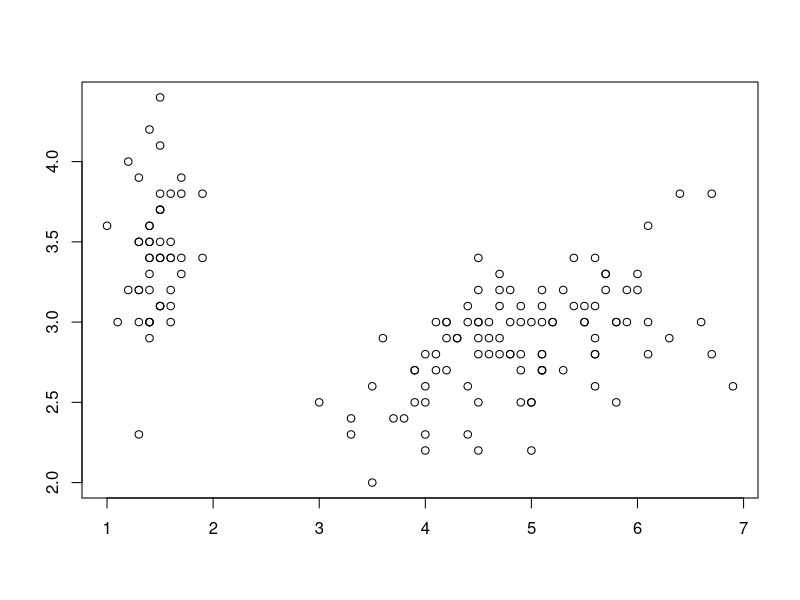
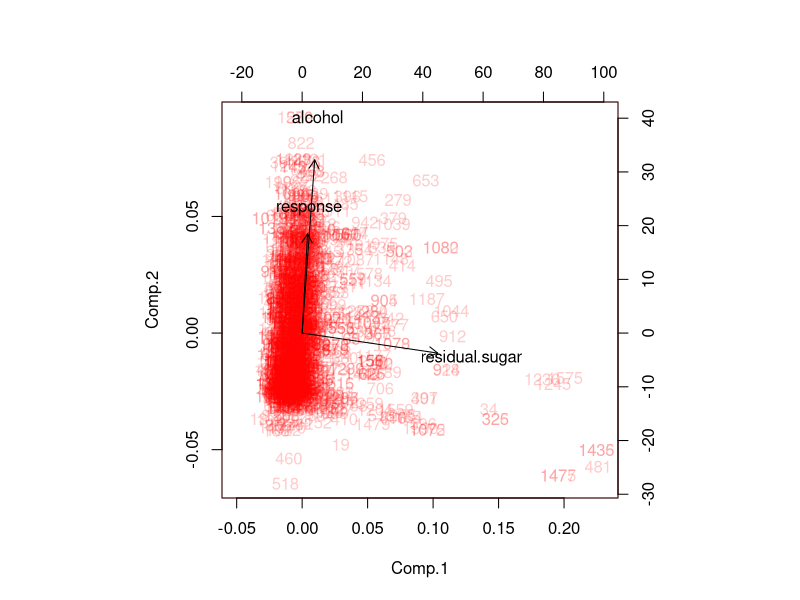
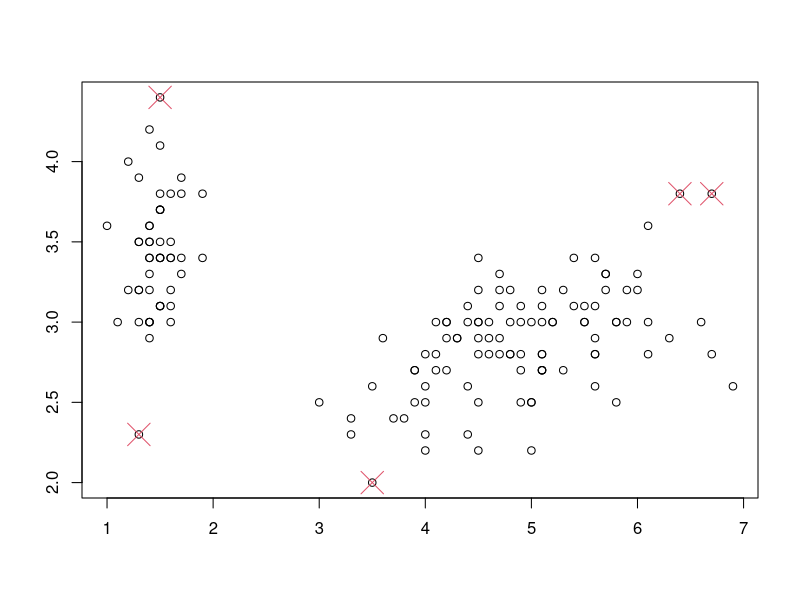
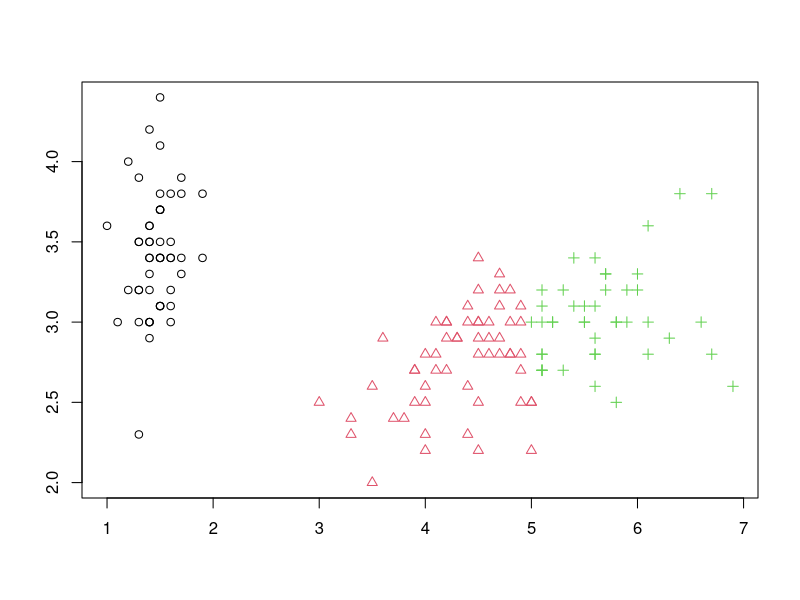
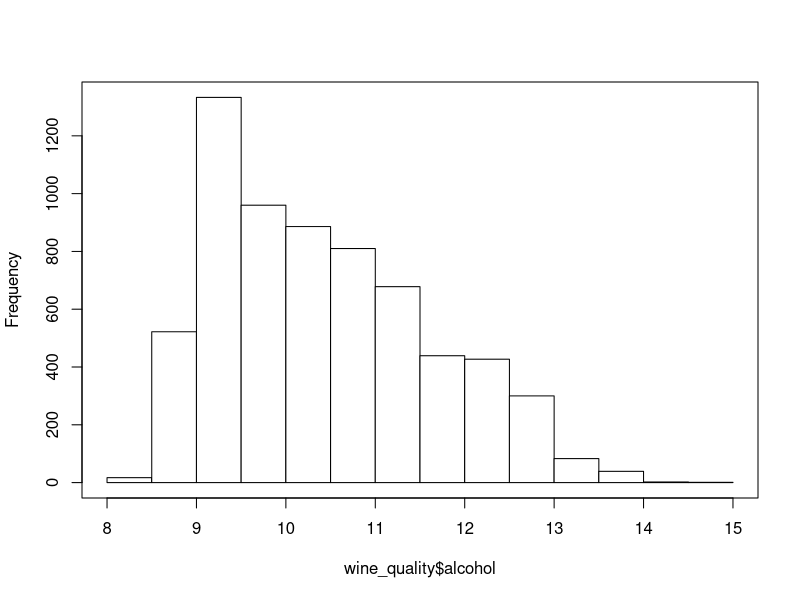
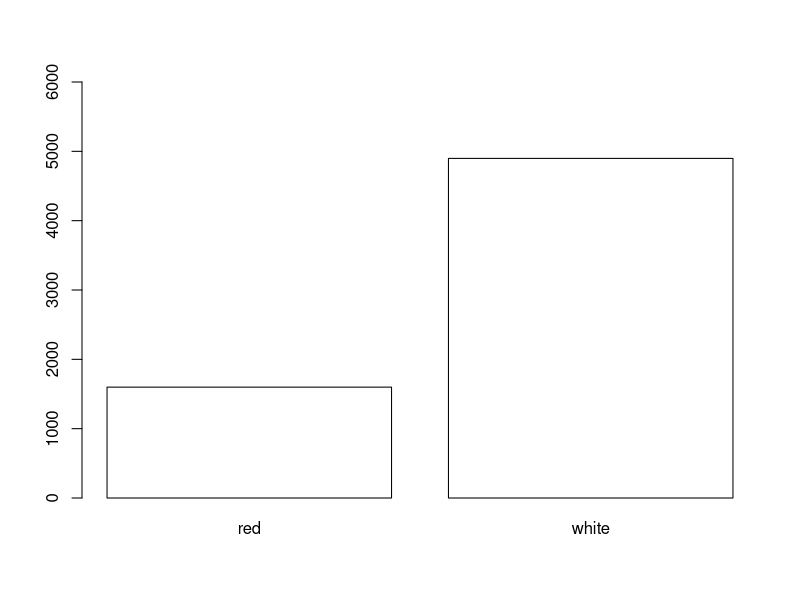
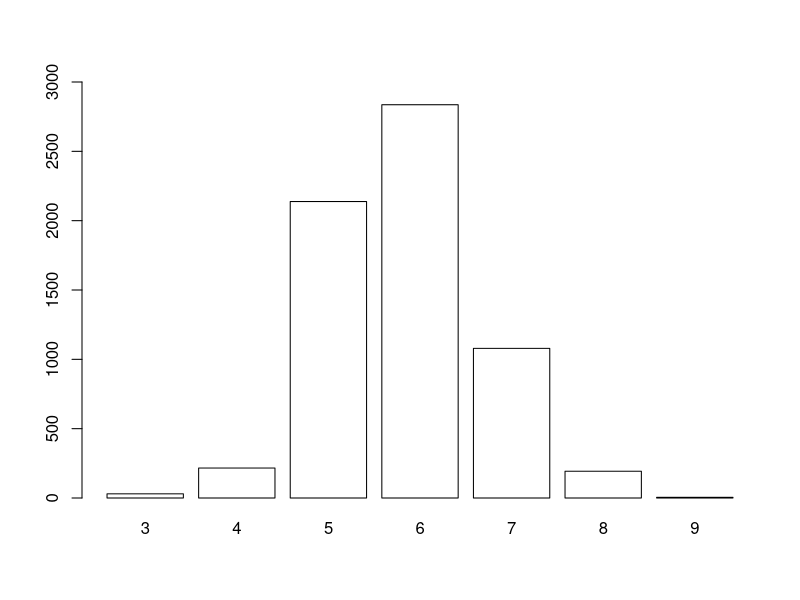

Recreate these plots in R, in order.
## ---- chunk 1
X <- iris[1:6, 1:4] # first 6 rows and 4 columns
X         # or: print(X)
dim(X)    # gives n and p
dim(iris) # for the full dataset
## ---- chunk 2
X[3, 2] # 3rd row, 2nd column
## ---- chunk 3
X[3,]
as.numeric(X[3,]) # drops names
## ---- chunk 4
length(X[3,])
## ---- chunk 5
X[,2]
length(X[,2])
## ---- chunk 6
plot(iris[,3], iris[,2], ann=FALSE)
## ---- chunk 7
wine_quality <- read.csv("datasets/wine_quality_all.csv",
    comment.char="#")
red_wines <- wine_quality[wine_quality$color=='red',]
p <- princomp(red_wines[,c(11, 4, 12)])
biplot(p, col=c("#ff000033",1), pch=1, xlim=c(-0.05, 0.23), main=NA)
## ---- chunk 8
plot(iris[,3], iris[,2], ann=FALSE)
idx <- c(61, 42, 16, 118, 132)
points(iris[idx,3], iris[idx,2], cex=3, pch=4, col=2)
## ---- chunk 9
km <- kmeans(iris[,c(3,2)], centers=3, nstart=10)
plot(iris[,3], iris[,2], ann=FALSE,
    col=km$cluster, pch=km$cluster)
## ---- chunk 10
set.seed(123)
# in iris, iris[, 5] gives the Ys
iris[sample(nrow(iris), 3), ]  # three random rows
## ---- chunk 11
set.seed(123)
wine_quality <- read.csv("datasets/wine_quality_all.csv",
    comment.char="#")
wine_quality[1,]
## ---- chunk 12
summary(wine_quality$alcohol) # continuous variable
hist(wine_quality$alcohol, main="", col="white"); box()
## ---- chunk 13
table(wine_quality$color) # binary variable
barplot(table(wine_quality$color), col="white", ylim=c(0, 6000))
## ---- chunk 14
table(wine_quality$response) # ordinal variable
barplot(table(wine_quality$response), col="white", ylim=c(0, 3000))
